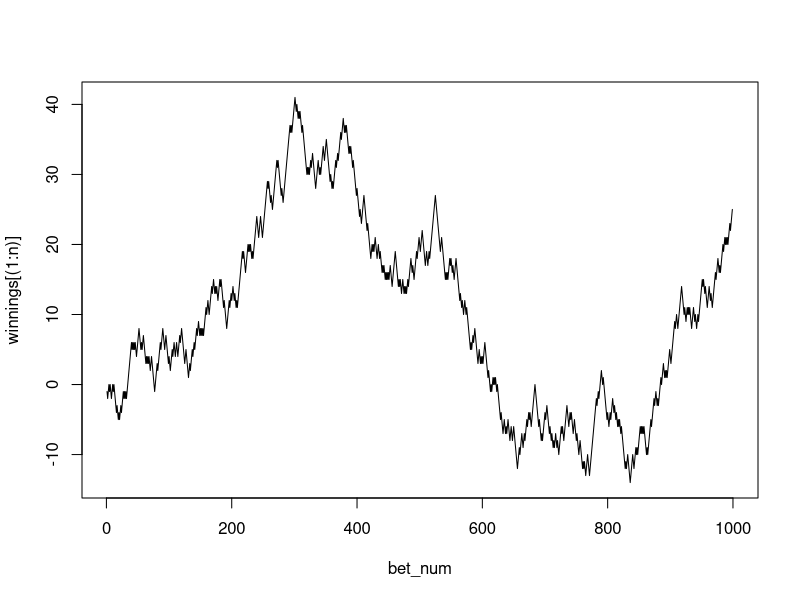

Write the R code that produced this figure.

#' Exercise 6
#' In Las Vegas, a roulette wheel has 38 slots numbered
#' 0, 00, 1, 2, ..., 36. The 0 and 00 slots are green
#' and half of the remaining 36 slots are red and
#' half are black.
#' A croupier spins the wheel and throws in an ivory ball.
#' If you bet 1 dollar on red, you win 1 dollar if the ball
#' stops in a red slot and otherwise you lose 1 dollar.

n = 1000 # the number of bets
bet_num = c(1:n)
winnings = rep(0, n+1) # the amount of total winnings
winnings[1] = 0
for (i in 2:n+1) {
  if (runif(1) < 18.0 / 36) {
    winnings[i] = winnings[i-1] + 1 # win this game
  } else {
    winnings[i] = winnings[i-1] - 1 # lose 1 dollar
  }
}

winnings = winnings[(2:n+1)] # remove 1st element by slicing
plot(bet_num, winnings[(1:n)], type='l')
